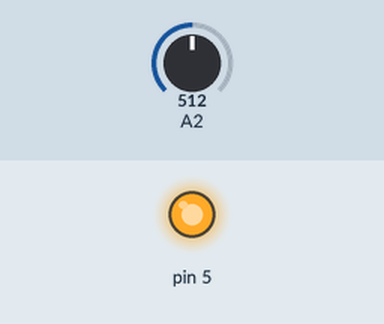
Simulated run of this sketch. Board: Arduino Uno, built with avr-gcc and run on an emulated ATmega328P. Shown: output pins drawn as LEDs (lit = HIGH). Inputs (shaded band) come from the test bench; at power-on: A2 = 512. What the sketch prints to the serial monitor is not drawn.

Above: at 0.1 s.
Timing chart, 0 to 1.6 s (numbered marks = the images above):
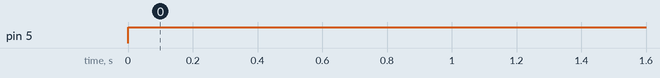

The sketch:

hall_effect_sensor.ino
```cpp
#define hall_sensor 2

int threshold = 5;
int noMag = 323;

void setup() {
  Serial.begin(9600);
  pinMode(A2, INPUT);
  pinMode(5, OUTPUT);
}

void loop() {
  int val = analogRead(A2);
  Serial.println(val);
  if(val < noMag - threshold || val > noMag + threshold){
    digitalWrite(5, HIGH);
  } else {
    digitalWrite(5, LOW);
  }
  delay(100);
}
```

Measured:
- by itself, pin 5: LOW → HIGH at 0.00 s
